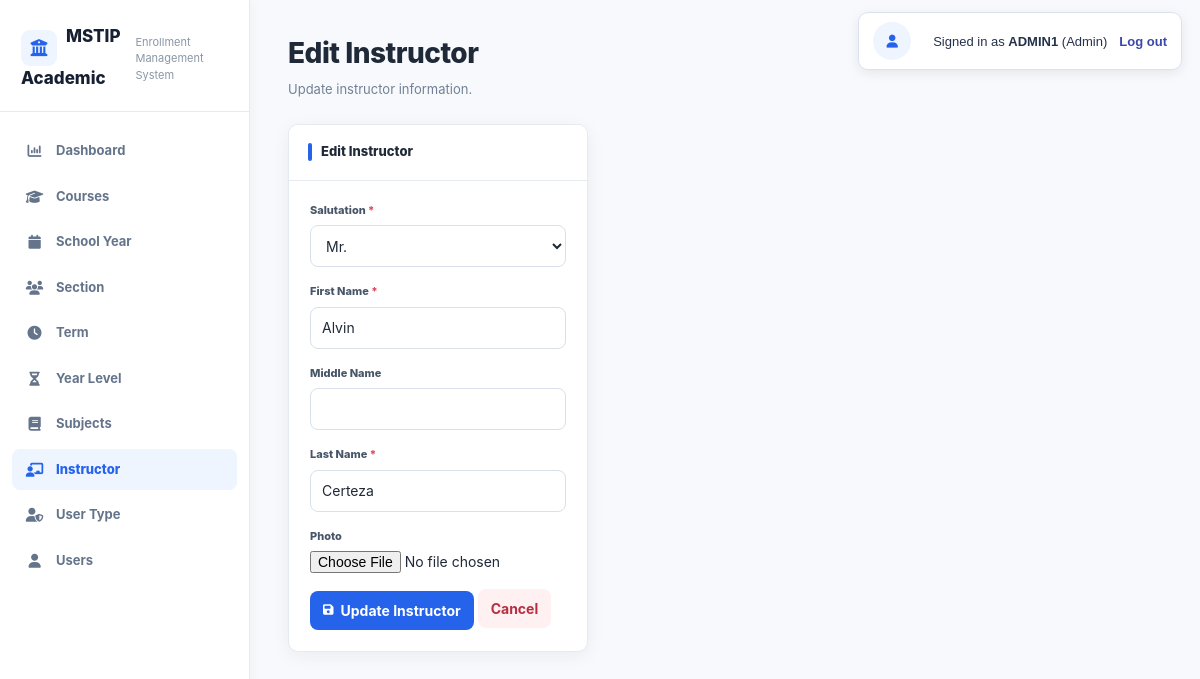
Page /instructors.php?id=1 (signed in) on the committed database.
### tables this page shows
CREATE TABLE `tbl_instructors` (
  `ID` int(11) NOT NULL,
  `SALUTATION` varchar(20) NOT NULL,
  `FIRSTNAME` varchar(100) NOT NULL,
  `MIDDLENAME` varchar(100) DEFAULT NULL,
  `LASTNAME` varchar(100) NOT NULL,
  `PHOTO` varchar(255) DEFAULT NULL
);

### instructors.php (the view, shortened to what this page needs)
<?php
require_once __DIR__ . "/db_connect.php";
$id = isset($_GET['id']) ? (int)$_GET['id'] : 0;
$stmt = mysqli_prepare($conn, "SELECT * FROM tbl_instructors WHERE ID=? LIMIT 1");
mysqli_stmt_bind_param($stmt, "i", $id);
mysqli_stmt_execute($stmt);
$res = mysqli_stmt_get_result($stmt);
$record = mysqli_fetch_assoc($res);
?>
<!DOCTYPE html>
<html lang="en"><head><link rel="stylesheet" href="app.css"><link rel="stylesheet" href="https://cdnjs.cloudflare.com/ajax/libs/font-awesome/6.5.1/css/all.min.css"></head>
<body>
<?php include __DIR__ . "/session_banner.php"; ?>
<div class="wrapper"><aside class="sidebar"><div class="logo"><h2>MSTIP Academic</h2><p>Enrollment Management System</p></div><nav class="menu">
<a href="dashboard.php"><i class="fa-solid fa-chart-column"></i> Dashboard</a><a href="course.php"><i class="fa-solid fa-graduation-cap"></i> Courses</a><a href="schoolyear.php"><i class="fa-solid fa-calendar"></i> School Year</a><a href="section.php"><i class="fa-solid fa-users"></i> Section</a><a href="term.php"><i class="fa-solid fa-clock"></i> Term</a><a href="yearlevel.php"><i class="fa-solid fa-hourglass-half"></i> Year Level</a><a href="subjects.php"><i class="fa-solid fa-book"></i> Subjects</a><a href="instructor.php" class="active"><i class="fa-solid fa-chalkboard-user"></i> Instructor</a><a href="usertype.php"><i class="fa-solid fa-user-shield"></i> User Type</a><a href="users.php"><i class="fa-solid fa-user"></i> Users</a>
</nav></aside>
<main class="main-content"><div class="page-header"><div><h1>Edit Instructor</h1><p>Update instructor information.</p></div></div>
<div class="content-grid"><div class="card"><div class="card-header">Edit Instructor</div><div class="card-body"><form method="POST" enctype="multipart/form-data">
<div class="form-group"><label>Salutation <span>*</span></label><select name="salutation" required><?php foreach(['Mr.','Ms.','Mrs.','Dr.','Prof.'] as $v): ?><option <?= $record['SALUTATION']===$v?'selected':''; ?>><?= $v; ?></option><?php endforeach; ?></select></div>
<div class="form-group"><label>First Name <span>*</span></label><input type="text" name="firstname" value="<?= htmlspecialchars($record['FIRSTNAME']); ?>" required></div>
<div class="form-group"><label>Middle Name</label><input type="text" name="middlename" value="<?= htmlspecialchars($record['MIDDLENAME']); ?>"></div>
<div class="form-group"><label>Last Name <span>*</span></label><input type="text" name="lastname" value="<?= htmlspecialchars($record['LASTNAME']); ?>" required></div>
<div class="form-group"><label>Photo</label><input type="file" name="photo" accept=".jpg,.jpeg,.png,.gif,.webp"></div>
<button type="submit" name="update_instructor" class="add-btn"><i class="fa-solid fa-save"></i> Update Instructor</button> <a href="instructor.php"><button type="button" class="delete-btn">Cancel</button></a>
</form></div></div></div></main></div>
</body></html>

### app.css (style rules this page uses)
:root { --blue:#2563eb; --blue-dark:#1d4ed8; --blue-soft:#eef5ff; --bg:#f7f9fc; --white:#fff; --text:#1f2937; --muted:#718096; --line:#e5eaf0; --green:#159570; --red:#d94b5b; --shadow:0 4px 18px rgba(31,41,55,.06); --radius:10px }
* { box-sizing:border-box }
html { scroll-behavior:smooth }
body { margin:0;background:var(--bg);color:var(--text);font-family:Inter,Segoe UI,Arial,sans-serif;font-size:14px;line-height:1.5 }
a { text-decoration:none;color:inherit }
button,input,select,textarea { font:inherit }
.wrapper,.portal-shell { min-height:100vh;display:flex }
.sidebar { position:fixed;inset:0 auto 0 0;width:250px;background:#fff;color:var(--text);display:flex;flex-direction:column;z-index:10;border-right:1px solid var(--line);box-shadow:2px 0 12px rgba(31,41,55,.03) }
.logo,.brand { padding:24px 21px 20px;border-bottom:1px solid var(--line);display:flex;align-items:center;gap:11px }
.logo h2,.brand-title { margin:0;font-size:17px;font-weight:800;color:#172033 }
.logo p,.brand-subtitle { margin:2px 0 0;color:#8a96a6;font-size:11px }
.logo h2:before { content:"\f19c";display:inline-grid;place-items:center;width:36px;height:36px;margin-right:9px;border-radius:9px;background:var(--blue-soft);font-family:"Font Awesome 6 Free";font-weight:900;color:var(--blue);vertical-align:-12px }
.menu { padding:18px 12px;display:flex;flex-direction:column;gap:4px;overflow:auto }
.menu a { display:flex;align-items:center;gap:12px;padding:11px 13px;border-radius:8px;color:#64748b;font-size:13px;font-weight:650;transition:.15s }
.menu a.active { background:var(--blue-soft);color:var(--blue);font-weight:800 }
.menu i { width:19px;text-align:center;font-size:14px }
.main-content { width:calc(100% - 250px);margin-left:250px;min-height:100vh;padding:32px 38px 55px }
.page-header,.portal-header { max-width:1450px;margin:0 auto 24px;display:flex;justify-content:space-between;align-items:center;gap:20px }
.page-header h1,.portal-header h1 { margin:0;font-size:28px;font-weight:800;letter-spacing:-.5px }
.page-header p,.portal-header p { margin:6px 0 0;color:var(--muted);font-size:13px }
.content-grid { max-width:1450px;margin:auto;display:grid;grid-template-columns:300px minmax(0,1fr);gap:22px;align-items:start }
.card,.panel { background:#fff;border:1px solid var(--line);border-radius:var(--radius);box-shadow:var(--shadow);overflow:hidden }
.card-header,.panel-title { min-height:56px;padding:16px 19px;border-bottom:1px solid var(--line);display:flex;align-items:center;font-size:13px;font-weight:800;background:#fff }
.card-header:before,.panel-title:before { content:"";width:4px;height:18px;border-radius:3px;background:var(--blue);margin-right:9px }
.card-body { padding:21px }
.form-group { margin-bottom:16px }
.form-group label { display:block;margin-bottom:7px;color:#475569;font-size:11px;font-weight:800 }
.form-group label span { color:var(--red) }
input[type=text],input[type=number],input[type=date],input[type=email],input[type=password],select,textarea { width:100%;min-height:42px;padding:9px 11px;border:1px solid #d8e0ea;border-radius:8px;background:#fff;color:var(--text);outline:none;transition:.15s }
.add-btn,.search-btn,.edit-btn,.delete-btn,.clear-btn { border:0;border-radius:8px;padding:9px 13px;font-weight:750;cursor:pointer;display:inline-flex;align-items:center;gap:7px }
.add-btn,.search-btn { background:var(--blue);color:#fff }
.delete-btn { background:#fff0f1;color:#b72e40 }
.add-btn i,.edit-btn i,.delete-btn i,.clear-btn i,.search-btn i { font-size:12px }

### rows in the picture
tbl_instructors: salutation "Mr.", firstname "Alvin", lastname "Certeza"

### other values in the picture
$session_display_name "ADMIN1"
$session_role "Admin"
